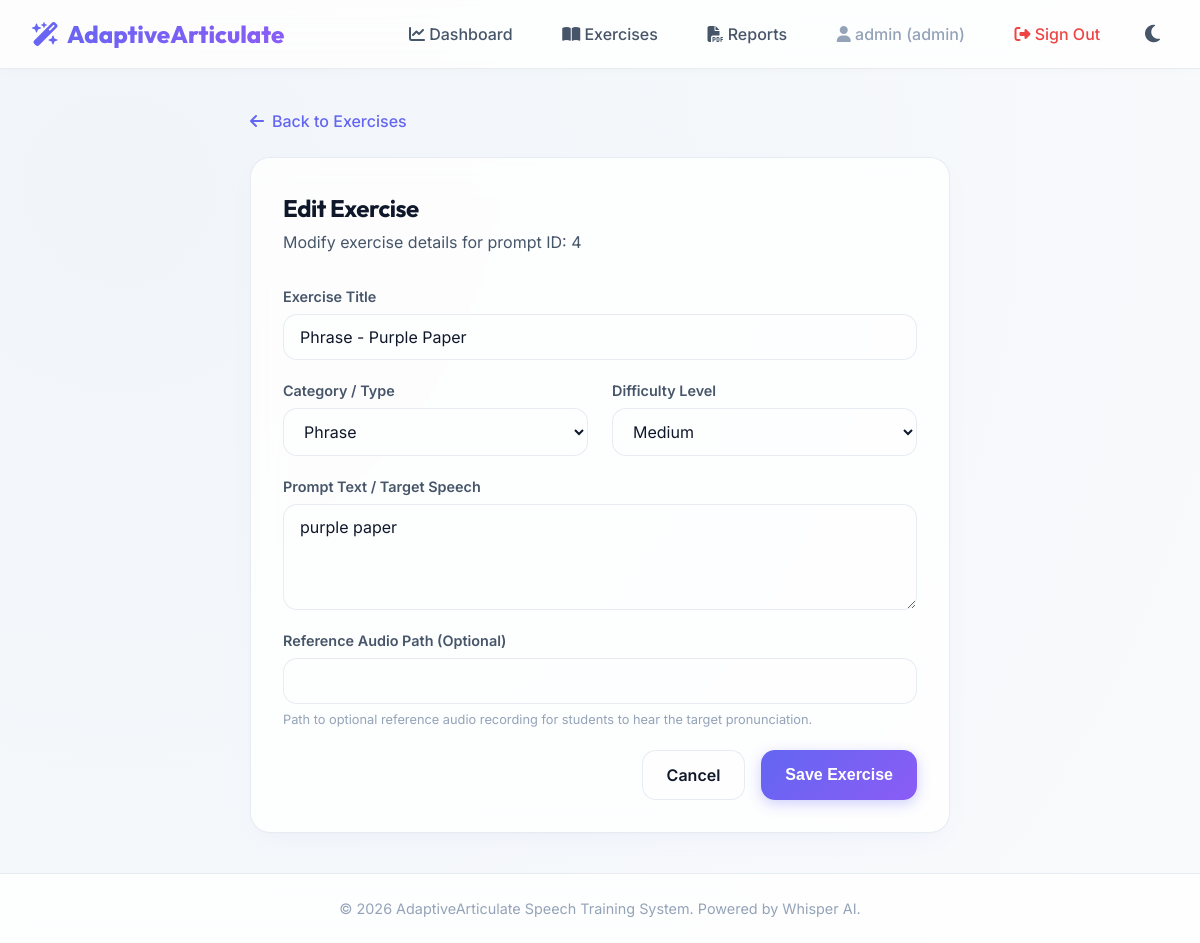
The page /exercises/edit/4 (signed in) on the database its author committed.
### app/models/user.py (models this page shows, shortened)
class User(UserMixin, db.Model):  # type: ignore[name-defined]
    __tablename__ = "users"
    id = db.Column(db.Integer, primary_key=True)
    email = db.Column(db.String(120), unique=True, nullable=False, index=True)
    password_hash = db.Column(db.String(255), nullable=False)
    role = db.Column(
        db.String(20), nullable=False, default="student"
    )  # student, therapist, supervisor, admin
    is_verified = db.Column(db.Boolean, default=False, nullable=False)
    is_active = db.Column(db.Boolean, default=True, nullable=False)
    created_at = db.Column(db.DateTime, default=datetime.utcnow, nullable=False)
    last_login = db.Column(db.DateTime, nullable=True)

### app/models/exercise.py (models this page shows, shortened)
class Exercise(db.Model):  # type: ignore[name-defined]
    __tablename__ = "exercises"
    id = db.Column(db.Integer, primary_key=True)
    title = db.Column(db.String(100), nullable=False)
    type = db.Column(
        db.String(50), nullable=False, index=True
    )  # sound, word, phrase, sentence, reading
    difficulty = db.Column(db.String(20), nullable=False)  # easy, medium, hard
    prompt_text = db.Column(db.Text, nullable=False)
    reference_audio_path = db.Column(db.String(255), nullable=True)
    created_at = db.Column(db.DateTime, default=datetime.utcnow)
    attempts = db.relationship("ExerciseAttempt", backref="exercise", cascade="all, delete-orphan")
    recommendations = db.relationship(
        "Recommendation", backref="exercise", cascade="all, delete-orphan"
    )

### app/exercises/routes.py (the view, shortened to what this page needs)
@exercises_bp.route("/edit/<int:exercise_id>", methods=["GET", "POST"])
@login_required
@roles_required("therapist", "admin")
def edit(exercise_id: int) -> Any:
    exercise = exercise_service.get_exercise_by_id(exercise_id)
    if not exercise:
        flash("Exercise not found.", "danger")
        return redirect(url_for("exercises.index"))
    form = ExerciseForm(obj=exercise)
    return render_template("exercises/edit.html", form=form, exercise=exercise)

### app/exercises/forms.py
class ExerciseForm(FlaskForm):
    title = StringField(
        "Exercise Title",
        validators=[
            InputRequired(),
            Length(max=100, message="Title must be 100 characters or less."),
        ],
    )
    type = SelectField(
        "Category / Type",
        choices=[
            ("sound", "Sound (Single phoneme)"),
            ("word", "Word"),
            ("phrase", "Phrase"),
            ("sentence", "Sentence"),
            ("reading", "Reading Passage"),
        ],
        validators=[InputRequired()],
    )
    difficulty = SelectField(
        "Difficulty Level",
        choices=[
            ("easy", "Easy"),
            ("medium", "Medium"),
            ("hard", "Hard"),
        ],
        validators=[InputRequired()],
    )
    prompt_text = TextAreaField(
        "Prompt Text / Target Speech",
        validators=[InputRequired(), Length(min=1, message="Prompt text is required.")],
    )
    reference_audio_path = StringField(
        "Reference Audio Path (Optional)",
        validators=[Optional(), Length(max=255)],
    )
    submit = SubmitField("Save Exercise")

### app/services/exercise_service.py (called while the page is built)
    def get_exercise_by_id(self, exercise_id: int) -> Optional[Exercise]:
        return db.session.get(Exercise, exercise_id)

### app/services/user_service.py (called while the page is built)
    def get_user_by_id(self, user_id: int) -> Optional[User]:
        return db.session.get(User, user_id)

### app/templates/exercises/edit.html (shortened to what this page needs)
{% extends "base.html" %}
{% block content %}
<div style="max-width: 700px; margin: 0 auto;">
    <a href="{{ url_for('exercises.index') }}" style="display: inline-flex; align-items: center; gap: 0.5rem; font-weight: 500; margin-bottom: 1.5rem;">
        <i class="fa-solid fa-arrow-left"></i> Back to Exercises
    </a>
    <div class="card">
        <div style="margin-bottom: 2rem;">
            <h2>Edit Exercise</h2>
            <p style="color: var(--text-secondary); margin-top: 0.25rem;">Modify exercise details for prompt ID: {{ exercise.id }}</p>
        </div>
        <form method="POST" action="{{ url_for('exercises.edit', exercise_id=exercise.id) }}">
            <div class="form-group">
                {{ form.title.label(class="form-label") }}
                {{ form.title(class="form-control") }}
            </div>
            <div style="display: grid; grid-template-columns: 1fr 1fr; gap: 1.5rem;">
                <div class="form-group">
                    {{ form.type.label(class="form-label") }}
                    {{ form.type(class="form-control") }}
                </div>
                <div class="form-group">
                    {{ form.difficulty.label(class="form-label") }}
                    {{ form.difficulty(class="form-control") }}
                </div>
            </div>
            <div class="form-group">
                {{ form.prompt_text.label(class="form-label") }}
                {{ form.prompt_text(class="form-control", rows="4") }}
            </div>
            <div class="form-group">
                {{ form.reference_audio_path.label(class="form-label") }}
                {{ form.reference_audio_path(class="form-control") }}
                <small class="form-text">Path to optional reference audio recording for students to hear the target pronunciation.</small>
            </div>
            <div class="mt-4" style="display: flex; gap: 1rem; justify-content: flex-end;">
                <a href="{{ url_for('exercises.index') }}" class="btn btn-secondary">Cancel</a>
                {{ form.submit(class="btn btn-primary") }}
            </div>
        </form>
    </div>
</div>
{% endblock %}

### app/templates/base.html (shortened to what this page needs)
<!DOCTYPE html>
<html lang="en">
<head>
    <link rel="stylesheet" href="{{ url_for('static', filename='css/style.css') }}">
    <link rel="stylesheet" href="https://cdn.jsdelivr.net/npm/@fortawesome/fontawesome-free@6.5.2/css/all.min.css">
</head>
<body>
    <nav class="navbar" id="navbar">
        <a href="{{ url_for('users.dashboard_gate') }}" class="nav-brand">
            <i class="fa-solid fa-wand-magic-sparkles"></i> AdaptiveArticulate
        </a>
        <ul class="nav-links">
            {% if current_user.is_authenticated %}
                <li>
                    <a href="{{ url_for('users.dashboard_gate') }}" class="nav-link">
                        <i class="fa-solid fa-chart-line"></i> Dashboard
                    </a>
                </li>
                {% if current_user.role == 'student' %}
                    <li>
                        <a href="{{ url_for('exercises.index') }}" class="nav-link">
                            <i class="fa-solid fa-microphone"></i> Practice
                        </a>
                    </li>
                {% elif current_user.role in ['therapist', 'admin'] %}
                    <li>
                        <a href="{{ url_for('exercises.index') }}" class="nav-link">
                            <i class="fa-solid fa-book-open"></i> Exercises
                        </a>
                    </li>
                {% endif %}
                <li>
                    <a href="{{ url_for('reports.download') }}" class="nav-link">
                        <i class="fa-solid fa-file-pdf"></i> Reports
                    </a>
                </li>
                <li>
                    <span class="nav-link" style="color: var(--text-muted);">
                        <i class="fa-solid fa-user"></i> {{ current_user.email.split('@')[0] }} ({{ current_user.role }})
                    </span>
                </li>
                <li>
                    <a href="{{ url_for('auth.logout') }}" class="nav-link" style="color: var(--danger);">
                        <i class="fa-solid fa-right-from-bracket"></i> Sign Out
                    </a>
                </li>
            {% endif %}
            <li>
                <button class="theme-toggle-btn" id="theme-toggle" aria-label="Toggle dark mode">
                    <i class="fa-solid fa-moon" id="theme-icon"></i>
                </button>
            </li>
        </ul>
    </nav>
    <main class="main-content">
        {% block content %}{% endblock %}
    </main>
    <footer class="footer">
        <p>&copy; 2026 AdaptiveArticulate Speech Training System. Powered by Whisper AI.</p>
    </footer>
</body>
</html>

### app/static/css/style.css (style rules this page uses)
:root { --bg-primary: #f8fafc; --bg-secondary: #f1f5f9; --bg-card: rgba(255, 255, 255, 0.8); --border-color: rgba(226, 232, 240, 0.8); --text-primary: #0f172a; --text-secondary: #475569; --text-muted: #94a3b8; --primary: #6366f1; --primary-hover: #4f46e5; --secondary: #8b5cf6; --secondary-hover: #7c3aed; --success: #10b981; --warning: #f59e0b; --danger: #ef4444; --info: #06b6d4; --card-shadow: 0 10px 30px -10px rgba(99, 102, 241, 0.08), 0 1px 3px rgba(0, 0, 0, 0.02); --btn-shadow: 0 4px 14px 0 rgba(99, 102, 241, 0.3); --radius-sm: 8px; --radius-md: 14px; --radius-lg: 20px; --backdrop-blur: 16px; --transition-speed: 0.3s; }
* { box-sizing: border-box; margin: 0; padding: 0; }
body { font-family: 'Inter', -apple-system, BlinkMacSystemFont, "Segoe UI", Roboto, sans-serif; background: radial-gradient(circle at 10% 20%, var(--bg-secondary) 0%, var(--bg-primary) 90%); color: var(--text-primary); min-height: 100vh; display: flex; flex-direction: column; overflow-x: hidden; transition: background var(--transition-speed) ease, color var(--transition-speed) ease; line-height: 1.5; }
h1, h2, h3, h4, h5, h6 { font-family: 'Outfit', sans-serif; font-weight: 700; color: var(--text-primary); letter-spacing: -0.02em; }
a { color: var(--primary); text-decoration: none; transition: color var(--transition-speed) ease; }
.navbar { background: var(--bg-card); backdrop-filter: blur(var(--backdrop-blur)); -webkit-backdrop-filter: blur(var(--backdrop-blur)); border-bottom: 1px solid var(--border-color); padding: 1rem 2rem; position: sticky; top: 0; z-index: 100; display: flex; justify-content: space-between; align-items: center; box-shadow: 0 2px 10px rgba(0, 0, 0, 0.02); }
.nav-brand { font-family: 'Outfit', sans-serif; font-size: 1.5rem; font-weight: 800; background: linear-gradient(135deg, var(--primary) 0%, var(--secondary) 100%); -webkit-background-clip: text; -webkit-text-fill-color: transparent; display: flex; align-items: center; gap: 0.5rem; }
.nav-links { display: flex; gap: 1.5rem; align-items: center; list-style: none; }
.nav-link { font-weight: 500; color: var(--text-secondary); padding: 0.5rem 0.8rem; border-radius: var(--radius-sm); transition: all var(--transition-speed) ease; }
.main-content { flex: 1; width: 100%; max-width: 1280px; margin: 0 auto; padding: 2.5rem 2rem; }
.footer { background: var(--bg-card); backdrop-filter: blur(var(--backdrop-blur)); -webkit-backdrop-filter: blur(var(--backdrop-blur)); border-top: 1px solid var(--border-color); padding: 1.5rem 2rem; text-align: center; color: var(--text-muted); font-size: 0.9rem; margin-top: auto; }
.card { background: var(--bg-card); backdrop-filter: blur(var(--backdrop-blur)); -webkit-backdrop-filter: blur(var(--backdrop-blur)); border: 1px solid var(--border-color); border-radius: var(--radius-lg); padding: 2rem; box-shadow: var(--card-shadow); transition: transform var(--transition-speed) cubic-bezier(0.16, 1, 0.3, 1), box-shadow var(--transition-speed) ease; animation: fadeInUp 0.6s cubic-bezier(0.16, 1, 0.3, 1) forwards; }
.form-group { margin-bottom: 1.25rem; display: flex; flex-direction: column; gap: 0.4rem; }
.form-label { font-weight: 600; font-size: 0.9rem; color: var(--text-secondary); }
.form-control { width: 100%; padding: 0.75rem 1rem; border: 1.5px solid var(--border-color); border-radius: var(--radius-md); background: rgba(255, 255, 255, 0.02); color: var(--text-primary); font-family: inherit; font-size: 1rem; transition: all var(--transition-speed) ease; }
.form-text { font-size: 0.8rem; color: var(--text-muted); }
.btn { display: inline-flex; align-items: center; justify-content: center; gap: 0.5rem; padding: 0.75rem 1.5rem; border-radius: var(--radius-md); font-weight: 600; font-size: 1rem; cursor: pointer; transition: all var(--transition-speed) cubic-bezier(0.16, 1, 0.3, 1); border: none; text-align: center; }
.btn-primary { background: linear-gradient(135deg, var(--primary) 0%, var(--secondary) 100%); color: white; box-shadow: var(--btn-shadow); }
.btn-secondary { background: rgba(255, 255, 255, 0.08); color: var(--text-primary); border: 1px solid var(--border-color); }
.theme-toggle-btn { background: transparent; border: none; color: var(--text-secondary); font-size: 1.25rem; cursor: pointer; padding: 0.5rem; border-radius: 50%; display: flex; align-items: center; justify-content: center; transition: background var(--transition-speed) ease, color var(--transition-speed) ease; }
.mt-4 { margin-top: 1rem; }

### rows shown on the page
User: email "admin", role "admin"
Exercise: id "4", title "Phrase - Purple Paper", type "Phrase", difficulty "Medium", prompt_text "purple paper"
